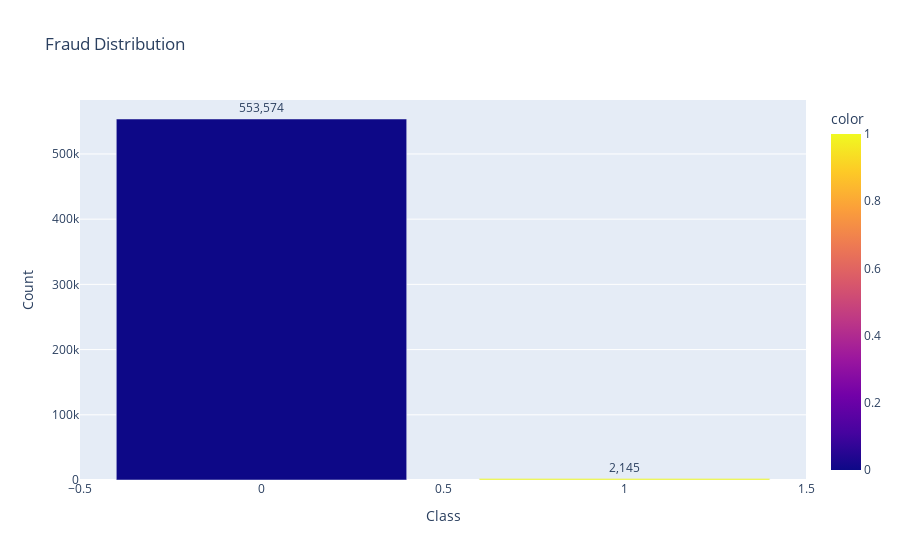

The code cell stored with this chart in its notebook:
### Code cell
# Visualization of fraud distribution (modify target_col as needed)
if 'target_col' in locals():
    fig, axes = plt.subplots(1, 2, figsize=(15, 6))
    
    # Count plot
    fraud_counts.plot(kind='bar', ax=axes[0], color=['skyblue', 'salmon'])
    axes[0].set_title('Fraud Distribution (Count)')
    axes[0].set_xlabel('Class')
    axes[0].set_ylabel('Count')
    axes[0].tick_params(axis='x', rotation=0)
    
    # Add count labels on bars
    for i, v in enumerate(fraud_counts.values):
        axes[0].text(i, v + max(fraud_counts.values)*0.01, f'{v:,}', ha='center', va='bottom')
    
    # Pie chart
    axes[1].pie(fraud_counts.values, labels=fraud_counts.index, autopct='%1.2f%%', 
                colors=['skyblue', 'salmon'], startangle=90)
    axes[1].set_title('Fraud Distribution (Percentage)')
    
    plt.tight_layout()
    plt.show()
    
    # Interactive plotly visualization
    fig_plotly = px.bar(x=fraud_counts.index, y=fraud_counts.values, 
                        title='Fraud Distribution', 
                        labels={'x': 'Class', 'y': 'Count'},
                        color=fraud_counts.index,
                        text=fraud_counts.values)
    fig_plotly.update_traces(texttemplate='%{text:,}', textposition='outside')
    fig_plotly.show()
else:
    print("Please define the target column to create visualizations.")

### Figure 1 — Plotly figure (JSON) as saved in the notebook; plotly's stock layout.template omitted (floating-point values rounded to 4 significant figures)
{"data": [{"alignmentgroup": "True", "hovertemplate": "Class=%{x}<br>Count=%{y}<br>text=%{text}<br>color=%{marker.color}<extra></extra>", "legendgroup": "", "marker": {"color": [0, 1], "coloraxis": "coloraxis", "pattern": {"shape": ""}}, "name": "", "offsetgroup": "", "orientation": "v", "showlegend": false, "text": [553574, 2145], "textposition": "outside", "texttemplate": "%{text:,}", "type": "bar", "x": [0, 1], "xaxis": "x", "y": [553574, 2145], "yaxis": "y"}], "layout": {"barmode": "relative", "coloraxis": {"colorbar": {"title": {"text": "color"}}, "colorscale": [[0, "#0d0887"], [0.1111, "#46039f"], [0.2222, "#7201a8"], [0.3333, "#9c179e"], [0.4444, "#bd3786"], [0.5556, "#d8576b"], [0.6667, "#ed7953"], [0.7778, "#fb9f3a"], [0.8889, "#fdca26"], [1, "#f0f921"]]}, "legend": {"tracegroupgap": 0}, "title": {"text": "Fraud Distribution"}, "xaxis": {"anchor": "y", "domain": [0, 1], "title": {"text": "Class"}}, "yaxis": {"anchor": "x", "domain": [0, 1], "title": {"text": "Count"}}}}
